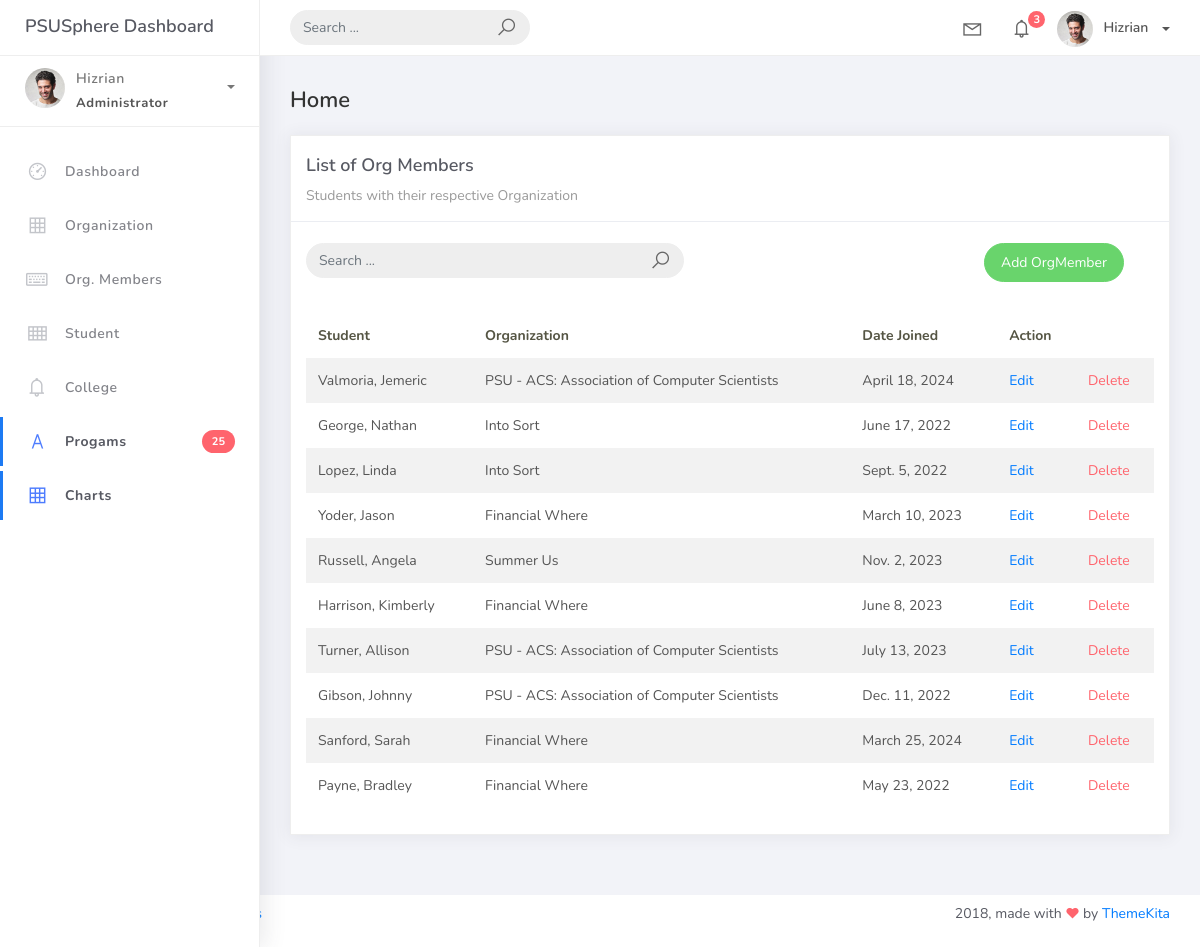
The app's page /orgmember_list, older data.
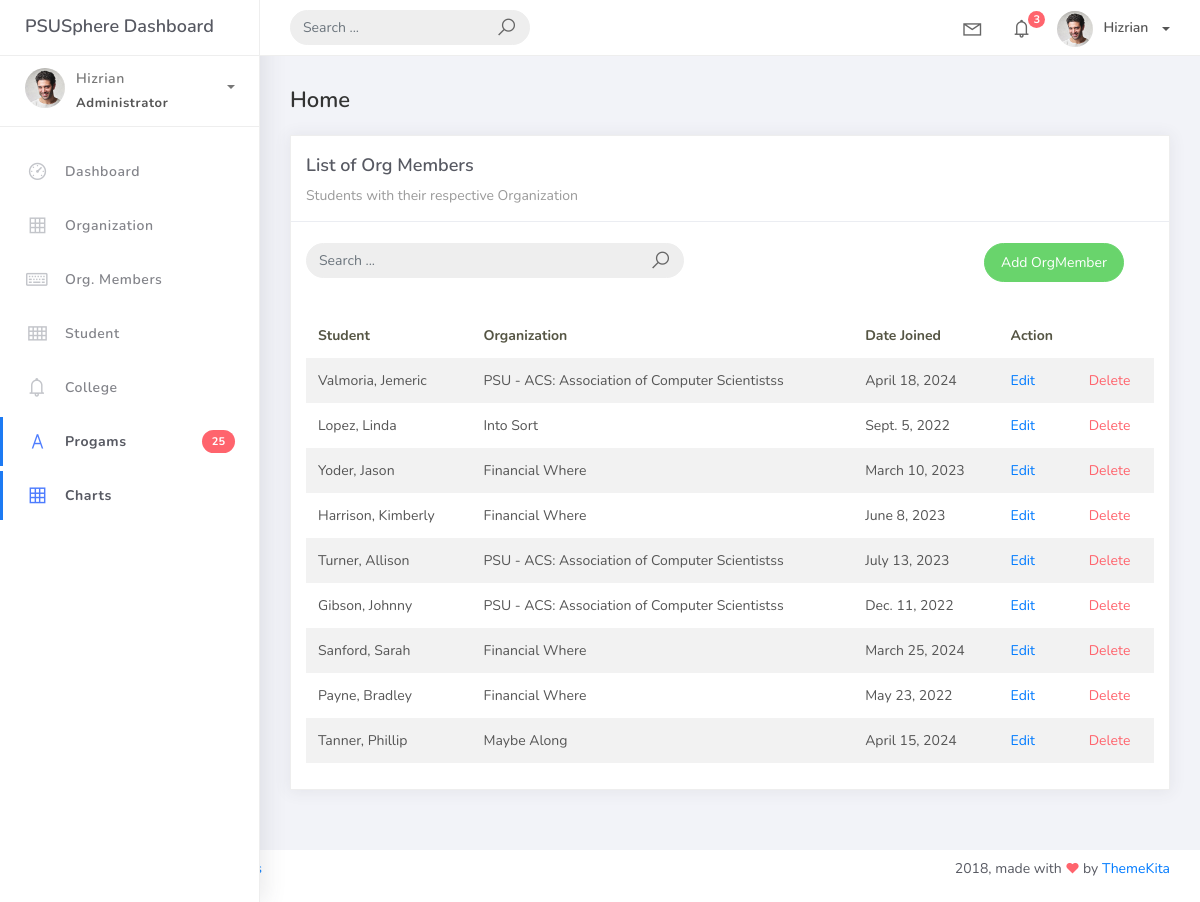
The same page, newer data.
### studentorg/models.py (models this page shows)
class BaseModel(models. Model):
    created_at = models.DateTimeField(auto_now_add=True, db_index=True)
    updated_at = models.DateTimeField(auto_now=True)
    class Meta:
        abstract = True

class OrgMember(BaseModel):
    student = models.ForeignKey(Student, on_delete=models.CASCADE)
    organization = models.ForeignKey(Organization, on_delete=models.CASCADE)
    date_joined = models.DateField()

class Student(BaseModel):
    student_id = models.CharField(max_length=15)
    lastname = models.CharField(max_length=25)
    firstname = models.CharField(max_length=25)
    middlename = models.CharField(max_length=25, blank=True, null=True)
    program = models.ForeignKey(Program, on_delete=models.CASCADE)
    def __str__(self):
        return f"{self.lastname}, {self.firstname}"

class Organization(BaseModel):
    name = models.CharField(max_length=250)
    college = models.ForeignKey(
        College, null=True, blank=True, on_delete=models.CASCADE)
    description = models.CharField(max_length=500)
    def __str__(self):
        return self.name

### studentorg/views.py (the view)
# urls.py: path('orgmember_list', OrgMemList.as_view(), name='orgmember-list'),
class OrgMemList(ListView):
    model = OrgMember
    context_object_name = 'orgmember'
    template_name = "orgmember_list.html"
    paginate_by = 10
    def get_queryset(self, *args, **kwargs):
        qs = super(OrgMemList, self).get_queryset(*args, **kwargs)
        if self.request.GET.get("q") != None:
            query = self.request.GET.get('q')
            qs = qs.filter(Q(student__lastname__icontains=query) |
            Q(student__firstname__icontains=query) |
            Q(date_joined__icontains=query) | Q(organization__name__icontains=query))
        return qs

### templates/orgmember_list.html (shortened to what this page needs)
{% extends 'base.html' %} {% load static %} {% block content %}
<div class="content">
    <div class="container-fluid">
        <h4 class="page-title">Home</h4>
        <div class="row">
            <div class="col-md-12">
                <div class="card">
                    <div class="card-header">
                        <div class="card-title">List of Org Members</div>
                        <div class="card-category">Students with their respective Organization</div>
                    </div>
                    <br>
                        <div class="col-md-12 row">
                            <div class="col-md-6">
                                <form action="" class="navbar-left navbar-form nav-search mr-md-3" action="{% url 'orgmember-list' %}">
                                    <div class="input-group">
                                        <input type="text" placeholder="Search ..." class="form-control" name="q">
                                        <div class="input-group-append">
                                        <span class="input-group-text">
                                            <i class="la la-search search-icon"></i>
                                        </span>
                                        </div>
                                    </div>
                                </form>
                            </div>
                            <div class="col-md-6">
                                <div class="pull-right">
                                    <a href="{% url 'orgmember-add' %}" class="btn btn-success btn-rounded">Add OrgMember</a>
                                </div>
                            </div>
                        </div>
                    <div class="card-body">
                        <table class="table table-striped mt-3">
                            <thead>
                                <tr>
                                    <th scope="col">Student</th>
                                    <th scope="col">Organization</th>
                                    <th scope="col">Date Joined</th>
                                    <th scope="col">Action</th>
                                </tr>
                            </thead>
                            <tbody>
                                {% for object in object_list %}
                                <tr>
                                    <td>{{ object.student }}</td>
                                    <td>{{ object.organization }}</td>
                                    <td>{{ object.date_joined }}</td>
                                    <td><a href="orgmember_list/{{ object.id }}">Edit</a></td>
                                    <td><a href="orgmember_list/{{ object.id }}/delete" class="text-danger">Delete</a></td>
                                </tr>
                                {% empty %}
                                <tr>
                                    <td colspan="4" style="text-align: center">
                                    <p class="text-sm font-weight-bold mb-0">No Records Found</p>
                                    </td>
                                </tr>
                                {% endfor %}
                            </tbody>
                        </table>
                    </div>
                </div>
            </div>
        </div>
    </div>
</div>
{% endblock %}

### templates/base.html (shortened to what this page needs)
{% load static %}
<!DOCTYPE html>
<html>
<head>
	<link rel="stylesheet" href="{% static 'css/bootstrap.min.css' %}">
	<link rel="stylesheet" href="{% static 'css/ready.css' %}">
	<link rel="stylesheet" href="{% static 'css/demo.css' %}">
</head>
<body>
	<div class="wrapper">
		<div class="main-header">
			<div class="logo-header">
				<a href="index.html" class="logo">
					PSUSphere Dashboard
				</a>
			</div>
			<nav class="navbar navbar-header navbar-expand-lg">
				<div class="container-fluid">
					<form class="navbar-left navbar-form nav-search mr-md-3" action="">
						<div class="input-group">
							<input type="text" placeholder="Search ..." class="form-control">
							<div class="input-group-append">
								<span class="input-group-text">
									<i class="la la-search search-icon"></i>
								</span>
							</div>
						</div>
					</form>
					<ul class="navbar-nav topbar-nav ml-md-auto align-items-center">
						<li class="nav-item dropdown hidden-caret">
							<a class="nav-link dropdown-toggle" href="#" id="navbarDropdown" role="button" data-toggle="dropdown" aria-haspopup="true" aria-expanded="false">
								<i class="la la-envelope"></i>
							</a>
						</li>
						<li class="nav-item dropdown hidden-caret">
							<a class="nav-link dropdown-toggle" href="#" id="navbarDropdown" role="button" data-toggle="dropdown" aria-haspopup="true" aria-expanded="false">
								<i class="la la-bell"></i>
								<span class="notification">3</span>
							</a>
						</li>
						<li class="nav-item dropdown">
							<a class="dropdown-toggle profile-pic" data-toggle="dropdown" href="#" aria-expanded="false"> <img src="{%static '/img/profile.jpg' %}" alt="user-img" width="36" class="img-circle"><span >Hizrian</span></span> </a>
							</li>
						</ul>
					</div>
				</nav>
			</div>
			<div class="sidebar">
				<div class="scrollbar-inner sidebar-wrapper">
					<div class="user">
						<div class="photo">
						</div>
						<div class="info">
							<a class="" data-toggle="collapse" href="#collapseExample" aria-expanded="true">
								<span>
									Hizrian
									<span class="user-level">Administrator</span>
									<span class="caret"></span>
								</span>
							</a>
						</div>
					</div>
					<ul class="nav">
						<li class="nav-item">
							<a href="{% url 'home' %}">
								<i class="la la-dashboard"></i>
								<p>Dashboard</p>
							</a>
						</li>
						<li class="nav-item">
							<a href="{% url 'organization-list' %}">
								<i class="la la-table"></i>
								<p>Organization</p>
							</a>
						</li>
						<li class="nav-item">
							<a href="{% url 'orgmember-list' %}">
								<i class="la la-keyboard-o"></i>
								<p>Org. Members</p>
							</a>
						</li>
						<li class="nav-item">
							<a href="{% url 'student-list' %}">
								<i class="la la-th"></i>
								<p>Student</p>
							</a>
						</li>
						<li class="nav-item">
							<a href="{% url 'college-list' %}">
								<i class="la la-bell"></i>
								<p>College</p>
							</a>
						</li>
						<li class="nav-item active">
							<a href="{% url 'program-list' %}">
								<i class="la la-font"></i>
								<p>Progams</p>
								<span class="badge badge-danger">25</span>
							</a>
						</li>
						<li class="nav-item active">
							<a href="{% url 'chart-view' %}">
								<i class="la la-table"></i>
								<p>Charts</p>
							</a>
						</li>
					</ul>
				</div>
			</div>
			<div class="main-panel">
			    {% block content %}
			    {% endblock %}
			</div>
				<footer class="footer">
					<div class="container-fluid">
						<nav class="pull-left">
							<ul class="nav">
								<li class="nav-item">
									<a class="nav-link" href="http://www.themekita.com">
									</a>
								</li>
								<li class="nav-item">
									<a class="nav-link" href="#">
									</a>
								</li>
								<li class="nav-item">
									<a class="nav-link" href="https://themewagon.com/license/#free-item">
									</a>
								</li>
							</ul>
						</nav>
						<div class="copyright ml-auto">
							2018, made with <i class="la la-heart heart text-danger"></i> by <a href="http://www.themekita.com">ThemeKita</a>
						</div>
					</div>
				</footer>
			</div>
</body>
</html>

Row changes from the older to the newer data that the page shows:
removed OrgMember: student "George, Nathan", organization "Into Sort", date_joined "June 17, 2022"
removed OrgMember: student "Russell, Angela", organization "Summer Us", date_joined "Nov. 2, 2023"
changed through a linked row, OrgMember "April 18, 2024": organization "PSU - ACS: Association of Computer Scientists" → "PSU - ACS: Association of Computer Scientistss"
changed through a linked row, OrgMember "July 13, 2023": organization "PSU - ACS: Association of Computer Scientists" → "PSU - ACS: Association of Computer Scientistss"
changed through a linked row, OrgMember "Dec. 11, 2022": organization "PSU - ACS: Association of Computer Scientists" → "PSU - ACS: Association of Computer Scientistss"
added OrgMember: student "Tanner, Phillip", organization "Maybe Along", date_joined "April 15, 2024"
